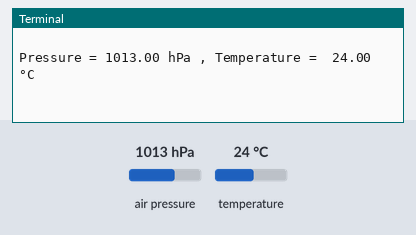
A program run on a simulated Raspberry Pi (BCM pin numbers). Parts: the last lines printed to the terminal. The inputs (shaded band) are chosen by the test bench; at power-on: temperature 24 °C, air pressure 1013 hPa. The interpreter's speed is modelled, so counts of loop turns are approximate.

Above: at 1.2 s.
1.3 s: temperature set to 7 °C
At 1.37 s:
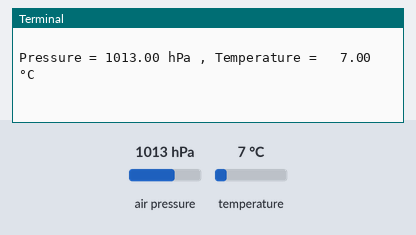
2.9 s: air pressure set to 952 hPa
At 2.94 s:
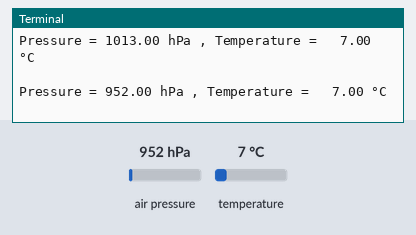
4.4 s: air pressure set to 975 hPa
At 4.51 s:
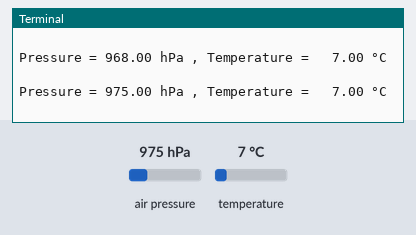
Timing chart, 0 to 7.4 s (numbered marks = the images above; inputs shaded):
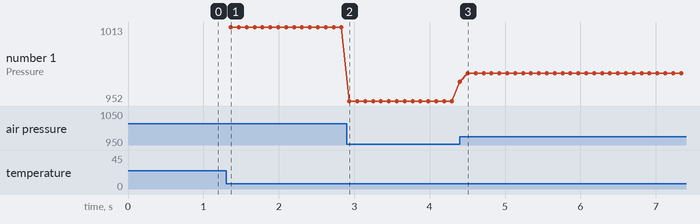

The program:

LPS22HB.py
```python
#!/usr/bin/python
# -*- coding:utf-8 -*-
import time
import smbus

# i2c address
I2C_ADD_LPS22HB = 0x5C

# Register
LPS_ID = 0xB1
# Interrupt register
LPS_INT_CFG = 0x0B
# Pressure threshold registers
LPS_THS_P_L = 0x0C
LPS_THS_P_H = 0x0D
# Who am I
LPS_WHO_AM_I = 0x0F
# Control registers
LPS_CTRL_REG1 = 0x10
LPS_CTRL_REG2 = 0x11
LPS_CTRL_REG3 = 0x12
# FIFO configuration register
LPS_FIFO_CTRL = 0x14
# Reference pressure registers
LPS_REF_P_XL = 0x15
LPS_REF_P_L = 0x16
LPS_REF_P_H = 0x17
# Pressure offset registers
LPS_RPDS_L = 0x18
LPS_RPDS_H = 0x19
# Resolution register
LPS_RES_CONF = 0x1A
# Interrupt register
LPS_INT_SOURCE = 0x25
# FIFO status register
LPS_FIFO_STATUS = 0x26
# Status register
LPS_STATUS = 0x27
# Pressure output registers
LPS_PRESS_OUT_XL = 0x28
LPS_PRESS_OUT_L = 0x29
LPS_PRESS_OUT_H = 0x2A
# Temperature output registers
LPS_TEMP_OUT_L = 0x2B
LPS_TEMP_OUT_H = 0x2C
# Filter reset register
LPS_RES = 0x33


class LPS22HB(object):
    def __init__(self, address=I2C_ADD_LPS22HB):
        self._address = address
        self._bus = smbus.SMBus(1)

        self.pressure = 0.0
        self.temperature = 0.0

        # Wait for reset to complete
        self.LPS22HB_RESET()
        # Low-pass filter disabled , output registers not updated until MSB and
        # LSB have been read , Enable Block Data Update , Set Output Data Rate
        # to 0
        self._write_byte(LPS_CTRL_REG1, 0x02)

    def LPS22HB_RESET(self):
        buf = self._read_u16(LPS_CTRL_REG2)
        buf |= 0x04
        # SWRESET Set 1
        self._write_byte(LPS_CTRL_REG2, buf)
        while buf:
            buf = self._read_u16(LPS_CTRL_REG2)
            buf &= 0x04

    def LPS22HB_START_ONESHOT(self):
        buf = self._read_u16(LPS_CTRL_REG2)
        buf |= 0x01  # ONE_SHOT Set 1
        self._write_byte(LPS_CTRL_REG2, buf)

    def _read_byte(self, cmd):
        return self._bus.read_byte_data(self._address, cmd)

    def _read_u16(self, cmd):
        lsb = self._bus.read_byte_data(self._address, cmd)
        msb = self._bus.read_byte_data(self._address, cmd + 1)
        return (msb << 8) + lsb

    def _write_byte(self, cmd, val):
        self._bus.write_byte_data(self._address, cmd, val)

    def refreshAll(self):
        u8buf = [0, 0, 0]

        self.LPS22HB_START_ONESHOT()
        if (self._read_byte(LPS_STATUS) & 0x01) == 0x01:  # a new pressure data is generated
            u8buf[0] = self._read_byte(LPS_PRESS_OUT_XL)
            u8buf[1] = self._read_byte(LPS_PRESS_OUT_L)
            u8buf[2] = self._read_byte(LPS_PRESS_OUT_H)
            self.pressure = ((u8buf[2] << 16) + (
                    u8buf[1] << 8) + u8buf[0]) / 4096.0
        if (self._read_byte(
                LPS_STATUS) & 0x02) == 0x02:  # a new temperature data is generated
            u8buf[0] = self._read_byte(LPS_TEMP_OUT_L)
            u8buf[1] = self._read_byte(LPS_TEMP_OUT_H)
            self.temperature = ((u8buf[1] << 8) + u8buf[
                0]) / 100.0

    def getPressure(self):
        return round(self.pressure, 2)

    def getTemperature(self):
        return round(self.temperature, 2)


if __name__ == '__main__':
    PRESS_DATA = 0.0
    TEMP_DATA = 0.0
    u8Buf = [0, 0, 0]
    print("\nPressure Sensor Test Program ...\n")
    lps22hb = LPS22HB()
    while True:
        try:
            time.sleep(0.1)
            lps22hb.refreshAll()
            PRESS_DATA = lps22hb.getPressure()
            TEMP_DATA = lps22hb.getTemperature()
            print('Pressure = %6.2f hPa , Temperature = %6.2f °C\r\n' % (
                PRESS_DATA, TEMP_DATA))
        except KeyboardInterrupt:
            print("\n")
            break
```

Measured:
- after the input at 1.3 s, the terminal: prints a new line after 0.06 s (image 1)
- after the input at 2.9 s, the terminal: prints a new line at once (image 2)
- after the input at 4.4 s, the terminal: prints a new line at once (image 3)
- plotted number 1: 1013 → 952 after the input at 2.9 s, 952 → 975 after the input at 4.4 s
